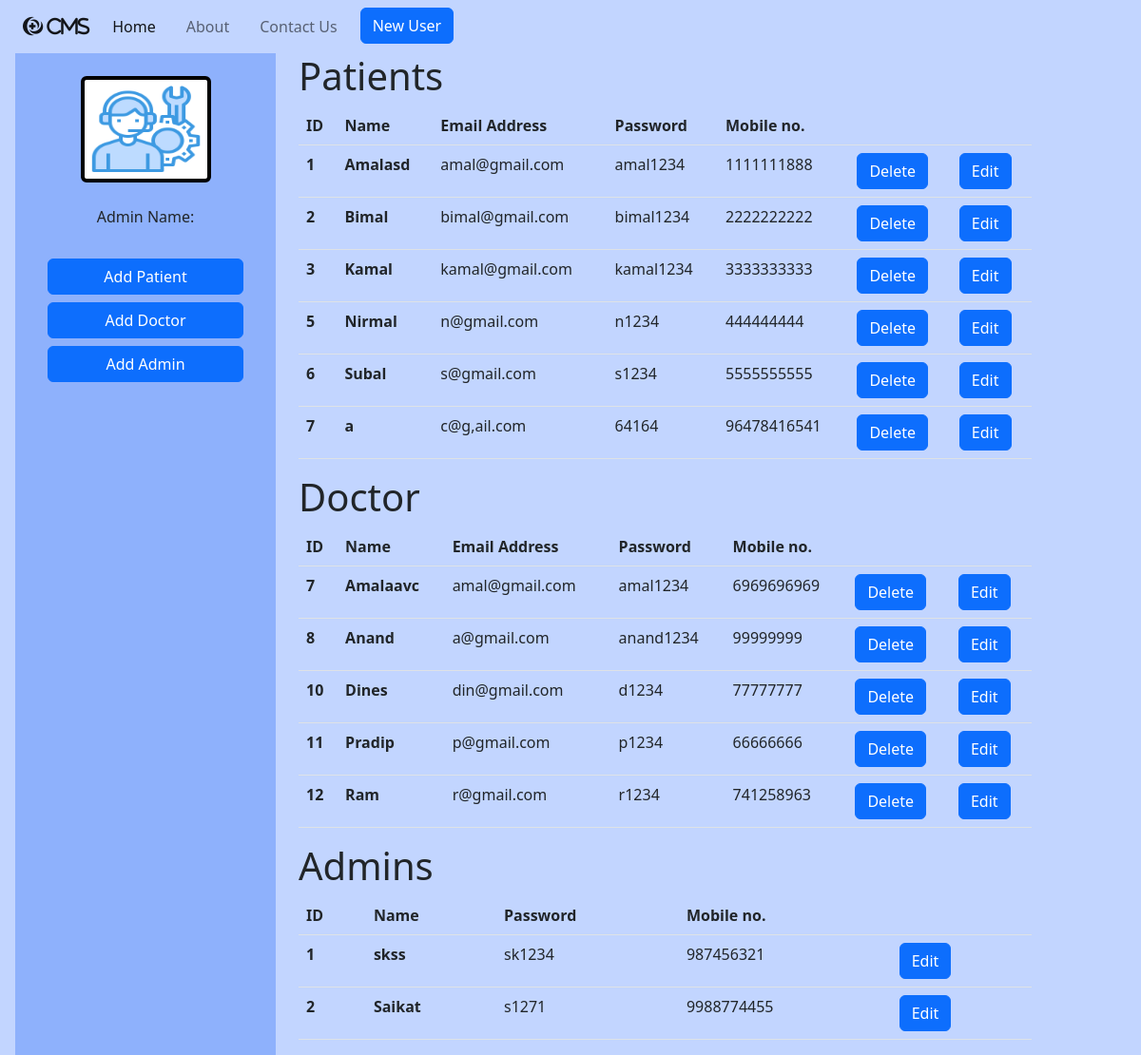
The app's page /mngmnt_show with its own data.
### home/models.py (models this page shows)
class patient(models.Model):
    name=models.CharField(max_length=50)
    email=models.EmailField()
    password=models.CharField(max_length=50)
    mob=models.CharField(max_length=10)
    add=models.CharField(max_length=10)
    bp=models.CharField(max_length=10)
    case=models.CharField(max_length=50)
    weight=models.CharField(max_length=10)
    class Meta:
        db_table="patient"

class doctor(models.Model):
    name=models.CharField(max_length=50)
    email=models.EmailField()
    password=models.CharField(max_length=50)
    mob=models.CharField(max_length=10)
    class Meta:
        db_table="doctor"

class admin(models.Model):
    name=models.CharField(max_length=50)
    password=models.CharField(max_length=50)
    mob=models.CharField(max_length=15)
    class Meta:
        db_table="admin"

### home/views.py (the view)
# urls.py: path('mngmnt_show', views.mngmnt_show,name='mngmnt_show'),
def mngmnt_show(request):
    a=patient.objects.all()
    b=doctor.objects.all()
    c=admin.objects.all()
    return render(request, 'mngmnt_show.html', {'x':a,'b':b,'c':c})

### home/templates/mngmnt_show.html (shortened to what this page needs)
{% extends 'home/base.html' %}
{% load static %}
{% block content %}
<div class="row px-3">
  <div class="col-3">
    <div class=" d-flex flex-column " style="height: 100%; background-color: rgb(142, 177, 252);">
      <div class="sticky-top">
        <div class=" d-flex justify-content-evenly w-100 mt-4" style="height:7rem ;">
          <img src="{% static 'admin_logo.png' %}" style="border: 4px solid black ;" class="img-thumbnail w-50"
            alt="...">
        </div>
        <div class="d-flex justify-content-evenly w-100 mt-4">
          <p>Admin Name:</p>
        </div>
        <div class="d-flex justify-content-evenly w-100 ">
        </div>
        <div class="d-flex justify-content-evenly w-100 mt-2">
          <a href="{% url 'insert_pr' %}" class="btn btn-primary w-75 ">Add Patient</a>
        </div>
        <div class="d-flex justify-content-evenly w-100 mt-2">
          <a href="{% url 'insert_dr' %}" class="btn btn-primary w-75 ">Add Doctor</a>
        </div>
        <div class="d-flex justify-content-evenly w-100 mt-2">
          <a href="{% url 'insert_adm' %}" class="btn btn-primary w-75 ">Add Admin</a>
        </div>
      </div>
    </div>
  </div>
  <div class="col-8">
    <h1>Patients</h1>
    <table class="table">
      <thead>
        <tr>
          <th scope="col">ID</th>
          <th scope="col">Name</th>
          <th scope="col">Email Address</th>
          <th scope="col">Password</th>
          <th scope="col">Mobile no.</th>
          <th scope="col"></th>
          <th scope="col"></th>
        </tr>
      </thead>
      <tbody>
        {% for i in x %}
        <tr>
          <th scope="row">{{i.id}}</th>
          <th>{{i.name}}</th>
          <td>{{i.email}}</td>
          <td>{{i.password}}</td>
          <td>{{i.mob}}</td>
          <td><a href="delete_patient/{{i.id}}" class="btn btn-primary">Delete</a>
          <td><a href="edit_patient/{{i.id}}" class="btn btn-primary">Edit</a>
        </tr>
        {% endfor %}
      </tbody>
    </table>
    <h1>Doctor</h1>
    <table class="table">
      <thead>
        <tr>
          <th scope="col">ID</th>
          <th scope="col">Name</th>
          <th scope="col">Email Address</th>
          <th scope="col">Password</th>
          <th scope="col">Mobile no.</th>
          <th scope="col"></th>
          <th scope="col"></th>
        </tr>
      </thead>
      <tbody>
        {% for i in b %}
        <tr>
          <th scope="row">{{i.id}}</th>
          <th>{{i.name}}</th>
          <td>{{i.email}}</td>
          <td>{{i.password}}</td>
          <td>{{i.mob}}</td>
          <td><a href="delete_doctor/{{i.id}}" class="btn btn-primary">Delete</a>
          <td><a href="edit_doctor/{{i.id}}" class="btn btn-primary">Edit</a>
        </tr>
        {% endfor %}
      </tbody>
    </table>
    <h1>Admins</h1>
    <table class="table">
      <thead>
        <tr>
          <th scope="col">ID</th>
          <th scope="col">Name</th>
          <th scope="col">Password</th>
          <th scope="col">Mobile no.</th>
          <th scope="col"></th>
        </tr>
      </thead>
      <tbody>
        {% for i in c %}
        <tr>
          <th scope="row">{{i.id}}</th>
          <th>{{i.name}}</th>
          <td>{{i.password}}</td>
          <td>{{i.mob}}</td>
          <td><a href="edit_admin/{{i.id}}" class="btn btn-primary">Edit</a>
        </tr>
        {% endfor %}
      </tbody>
    </table>
  </div>
</div>
{% endblock %}

### home/templates/home/base.html (shortened to what this page needs)
{% load static %}
<!DOCTYPE html>
<html lang="en">
<head>
    <link href="https://cdn.jsdelivr.net/npm/bootstrap@5.2.0/dist/css/bootstrap.min.css" rel="stylesheet"
>
    <link rel="stylesheet" href="https://cdnjs.cloudflare.com/ajax/libs/font-awesome/6.1.2/css/all.min.css"
 />
        <link rel="stylesheet" type="text/css" href="{% static 'CSS/style.css' %}"/>
</head>
<body>
    <nav class="navbar navbar-expand-lg sticky-top" style="background-color: rgb(194, 213, 255)">
        <div class="container-fluid">
            <a class="navbar-brand mx-2" href="/"><i class="fa-brands mx-1 fa-medrt"></i><i class="fa-solid fa-c"></i><i
                    class="fa-solid fa-m"></i><i class="fa-solid fa-s"></i></a>
            <div class="collapse navbar-collapse" id="navbarSupportedContent">
                <ul class="navbar-nav me-auto mb-2 mb-lg-0">
                    <li class="nav-item">
                        <a class="nav-link active mx-2" aria-current="page" href="/">Home</a>
                    </li>
                    <li class="nav-item">
                        <a class="nav-link mx-2" href="{% url 'home-about' %}">About</a>
                    </li>
                    <li class="nav-item">
                        <a class="nav-link mx-2" href="{% url 'home-contact' %}">Contact Us</a>
                    </li>
                    <li class="nav-item" style="float: right;">
                        <a href="{% url 'insert_pr' %}" class="btn btn-primary mx-2">New User</a>
                    </li>
                </ul>
            </div>
        </div>
    </nav>
    {% block content %}
    {% endblock %}
</body>
</html>

### home/templates/home/base.html (style rules this page uses)
body { background-color: rgb(194, 213, 255); }

### records on screen
patient: id "1", name "Amalasd", email "amal@gmail.com", password "amal1234", mob "1111111888"
patient: id "2", name "Bimal", email "bimal@gmail.com", password "bimal1234", mob "2222222222"
patient: id "3", name "Kamal", email "kamal@gmail.com", password "kamal1234", mob "3333333333"
patient: id "5", name "Nirmal", email "n@gmail.com", password "n1234", mob "444444444"
patient: id "6", name "Subal", email "s@gmail.com", password "s1234", mob "5555555555"
patient: id "7", name "a", email "c@g,ail.com", password "64164", mob "96478416541"
doctor: id "7", name "Amalaavc", email "amal@gmail.com", password "amal1234", mob "6969696969"
doctor: id "8", name "Anand", email "a@gmail.com", password "anand1234", mob "99999999"
doctor: id "10", name "Dines", email "din@gmail.com", password "d1234", mob "77777777"
doctor: id "11", name "Pradip", email "p@gmail.com", password "p1234", mob "66666666"
doctor: id "12", name "Ram", email "r@gmail.com", password "r1234", mob "741258963"
admin: id "1", name "skss", password "sk1234", mob "987456321"
admin: id "2", name "Saikat", password "s1271", mob "9988774455"
